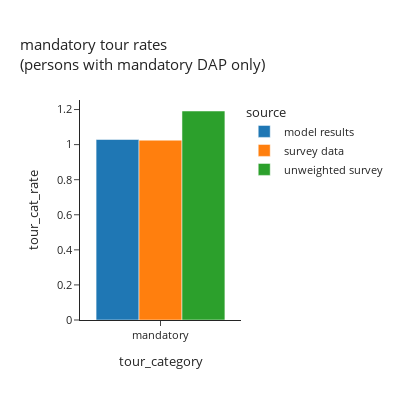

Source (notebook cell):
### Markdown cell above
## mandatory tours per person

### Code cell
df_plot = tour_data.loc[tour_data['tour_category']=="mandatory"].\
    groupby(['source','tour_category'])[['trip_weight_2017_2019']].sum().reset_index(). \
    merge(df_person_count, how='left', on='source')
df_plot['tour_cat_rate'] = df_plot['trip_weight_2017_2019']/df_plot['hh_weight_2017_2019']

fig = px.bar(df_plot, x="tour_category", y="tour_cat_rate", color="source",barmode="group", template="simple_white",
             # color_discrete_sequence=config['psrc_color'],
             title="mandatory tour rates <br>(persons with mandatory DAP only)")
fig.for_each_annotation(lambda a: a.update(text = a.text.split("=")[-1]))
fig.update_layout(height=400, width=400, font=dict(size=11))
fig.show()

### Figure 1 — Plotly figure (JSON) as saved in the notebook; plotly's stock layout.template omitted (floating-point values rounded to 4 significant figures)
{"data": [{"alignmentgroup": "True", "hovertemplate": "source=model results<br>tour_category=%{x}<br>tour_cat_rate=%{y}<extra></extra>", "legendgroup": "model results", "marker": {"color": "#1F77B4", "pattern": {"shape": ""}}, "name": "model results", "offsetgroup": "model results", "orientation": "v", "showlegend": true, "textposition": "auto", "type": "bar", "x": ["mandatory"], "xaxis": "x", "y": [1.029], "yaxis": "y"}, {"alignmentgroup": "True", "hovertemplate": "source=survey data<br>tour_category=%{x}<br>tour_cat_rate=%{y}<extra></extra>", "legendgroup": "survey data", "marker": {"color": "#FF7F0E", "pattern": {"shape": ""}}, "name": "survey data", "offsetgroup": "survey data", "orientation": "v", "showlegend": true, "textposition": "auto", "type": "bar", "x": ["mandatory"], "xaxis": "x", "y": [1.025], "yaxis": "y"}, {"alignmentgroup": "True", "hovertemplate": "source=unweighted survey<br>tour_category=%{x}<br>tour_cat_rate=%{y}<extra></extra>", "legendgroup": "unweighted survey", "marker": {"color": "#2CA02C", "pattern": {"shape": ""}}, "name": "unweighted survey", "offsetgroup": "unweighted survey", "orientation": "v", "showlegend": true, "textposition": "auto", "type": "bar", "x": ["mandatory"], "xaxis": "x", "y": [1.192], "yaxis": "y"}], "layout": {"barmode": "group", "font": {"size": 11}, "height": 400, "legend": {"title": {"text": "source"}, "tracegroupgap": 0}, "title": {"text": "mandatory tour rates <br>(persons with mandatory DAP only)"}, "width": 400, "xaxis": {"anchor": "y", "domain": [0.0, 1.0], "title": {"text": "tour_category"}}, "yaxis": {"anchor": "x", "domain": [0.0, 1.0], "title": {"text": "tour_cat_rate"}}}}
